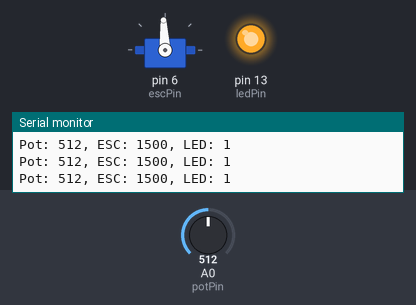
Recording of a sketch running on a simulated Arduino Uno, built with avr-gcc and run on an emulated ATmega328P. Parts: servo, output pins drawn as LEDs (lit = HIGH), the last lines printed to the serial monitor. The test bench sets the inputs (shaded band); at power-on: A0 (potPin) = 512.

Above: at 5.2 s.
5.3 s: A0 (potPin) set to 984
At 6.0 s:
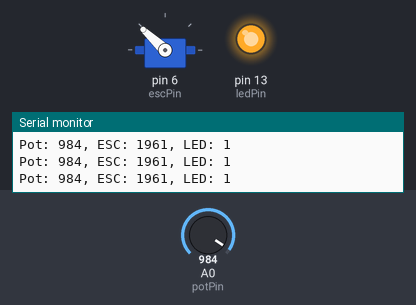
6.8 s: A0 (potPin) set to 1015
At 7.5 s:
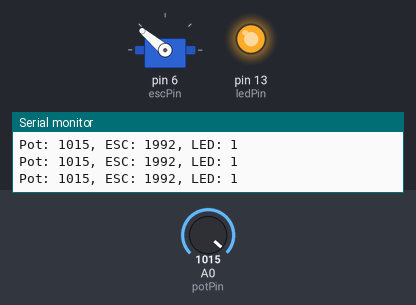
8.3 s: A0 (potPin) set to 716
At 9.5 s:
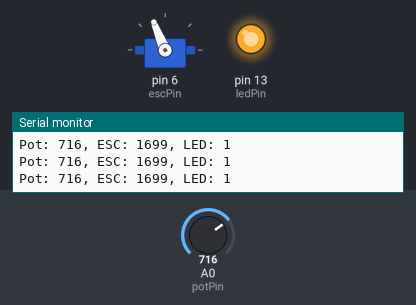
9.8 s: A0 (potPin) set to 306
At 11.0 s:
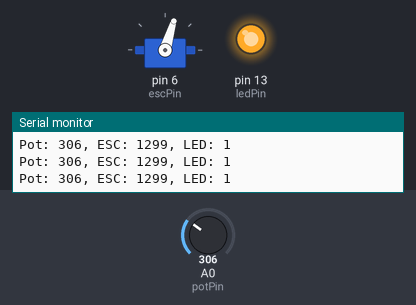
11.3 s: A0 (potPin) set to 122
At 12.5 s:
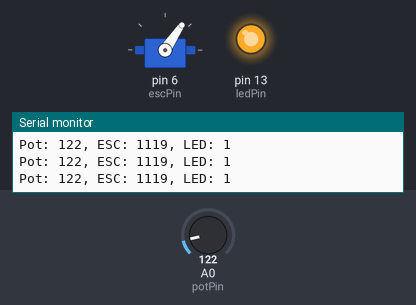
12.8 s: A0 (potPin) set to 511
At 14.1 s:
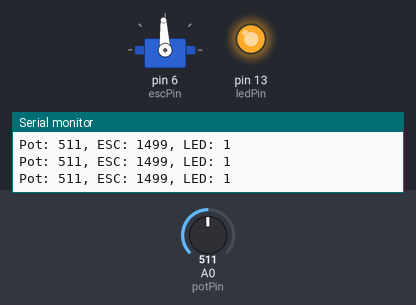
Timing chart, 0 to 15.8 s (numbered marks = the images above; inputs shaded):
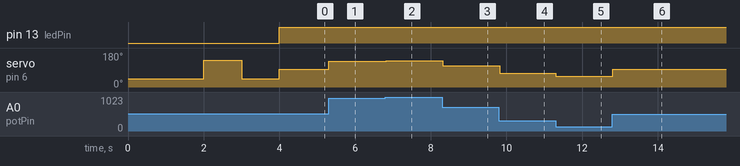

Measured:
- after the input at 5.3 s, servo on pin 6 (escPin): 93° → 137° at once
- after the input at 6.8 s, servo on pin 6 (escPin): 137° → 140° at once
- after the input at 8.3 s, servo on pin 6 (escPin): 140° → 112° at once
- after the input at 9.8 s, servo on pin 6 (escPin): 112° → 73° at once
- after the input at 11.3 s, servo on pin 6 (escPin): 73° → 56° at once
- after the input at 12.8 s, servo on pin 6 (escPin): 56° → 93° at once

The sketch:

sketch_mar12a.ino
```cpp
#include <Servo.h>

const int escPin = 6;
const int ledPin = 13;
const int potPin = A0;

// Seuil pour allumer la LED (ajustez si nécessaire)
const int ledThreshold = 1050; // Légèrement au-dessus de la valeur minimale de l'ESC (1000)

Servo esc;

void setup() {
  esc.attach(escPin);
  pinMode(ledPin, OUTPUT);
  pinMode(potPin, INPUT);
  Serial.begin(9600);

  // Calibration de l'ESC
  esc.writeMicroseconds(1000);
  delay(2000);
  esc.writeMicroseconds(2000);
  delay(1000);
  esc.writeMicroseconds(1000);
  delay(1000);
}

void loop() {
  int potValue = analogRead(potPin);
  int escSignal = map(potValue, 0, 1023, 1000, 2000);
  esc.writeMicroseconds(escSignal);

  // Contrôle de la LED avec un seuil
  if (escSignal > ledThreshold) {
    digitalWrite(ledPin, HIGH); // Allume la LED
  } else {
    digitalWrite(ledPin, LOW);  // Éteint la LED
  }

  Serial.print("Pot: ");
  Serial.print(potValue);
  Serial.print(", ESC: ");
  Serial.print(escSignal);
  Serial.print(", LED: ");
  Serial.println(digitalRead(ledPin)); // Affiche l'état de la LED (0 ou 1)

  delay(20);
}
```
